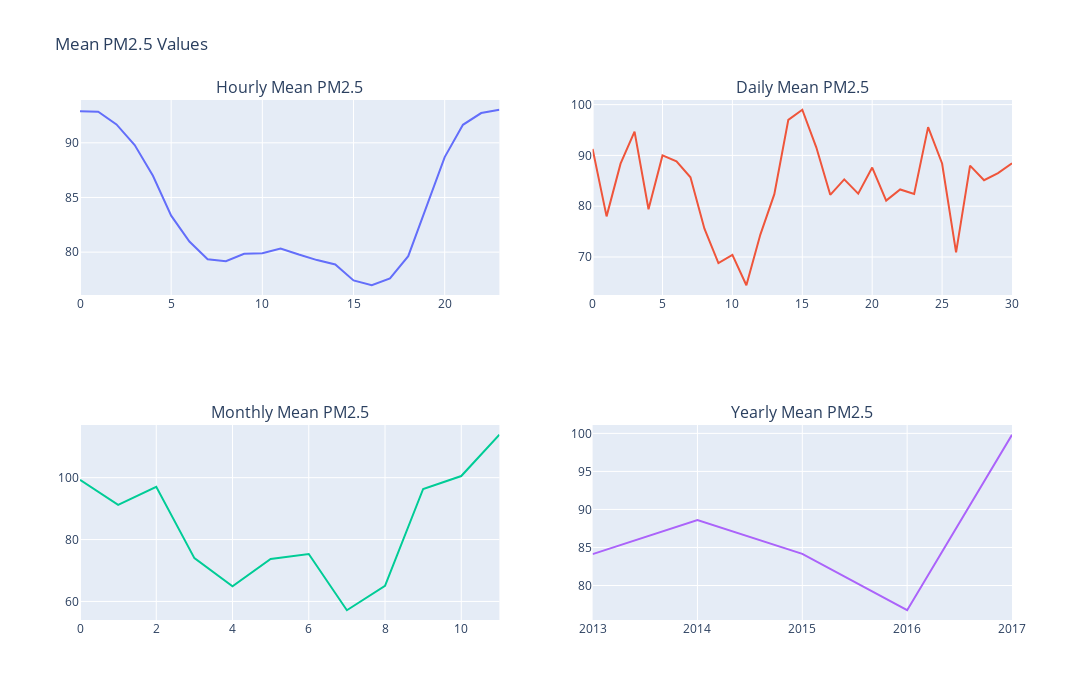

Notebook code for this chart:
### Markdown cell above
### Part 3. Fun Facts about the data original data (without log transform)

### Code cell
hourly_mean = df.groupby('hour')['PM2.5'].mean()

# Daily median
daily_mean = df.groupby(['day'])['PM2.5'].mean().reset_index()

# Monthly median
monthly_mean = df.groupby(['month'])['PM2.5'].mean().reset_index()

# Yearly median
yearly_mean = df.groupby('year')['PM2.5'].mean()

# Create subplots
fig = make_subplots(rows=2, cols=2, subplot_titles=("Hourly Mean PM2.5", "Daily Mean PM2.5", "Monthly Mean PM2.5", "Yearly Mean PM2.5"))

# Add traces to subplots
fig.add_trace(go.Scatter(x=hourly_mean.index, y=hourly_mean.values, mode='lines', name='Hourly Mean'), row=1, col=1)
fig.add_trace(go.Scatter(x=daily_mean.index, y=daily_mean['PM2.5'], mode='lines', name='Daily Mean'), row=1, col=2)
fig.add_trace(go.Scatter(x=monthly_mean.index, y=monthly_mean['PM2.5'], mode='lines', name='Monthly Mean'), row=2, col=1)
fig.add_trace(go.Scatter(x=yearly_mean.index, y=yearly_mean.values, mode='lines', name='Yearly Mean'), row=2, col=2)

# Update layout
fig.update_layout(height=700, width=1500, title_text="Mean PM2.5 Values", showlegend=False)

# Show plot
fig.show()

### Figure 1 — Plotly figure (JSON) as saved in the notebook; plotly's stock layout.template omitted (floating-point values rounded to 4 significant figures)
{"data": [{"mode": "lines", "name": "Hourly Mean", "type": "scatter", "x": [0, 1, 2, 3, 4, 5, 6, 7, 8, 9, 10, 11, 12, 13, 14, 15, 16, 17, 18, 19, 20, 21, 22, 23], "xaxis": "x", "y": [92.89, 92.84, 91.69, 89.8, 86.99, 83.34, 80.97, 79.35, 79.18, 79.86, 79.9, 80.33, 79.78, 79.27, 78.87, 77.41, 76.97, 77.6, 79.64, 84.16, 88.69, 91.64, 92.72, 93.02], "yaxis": "y"}, {"mode": "lines", "name": "Daily Mean", "type": "scatter", "x": [0, 1, 2, 3, 4, 5, 6, 7, 8, 9, 10, 11, 12, 13, 14, 15, 16, 17, 18, 19, 20, 21, 22, 23, 24, 25, 26, 27, 28, 29, 30], "xaxis": "x2", "y": [91.27, 78.0, 88.38, 94.7, 79.4, 90.0, 88.81, 85.71, 75.59, 68.8, 70.42, 64.44, 74.42, 82.37, 96.99, 98.99, 91.6, 82.24, 85.29, 82.47, 87.62, 81.11, 83.3, 82.39, 95.57, 88.41, 70.9, 88.0, 85.12, 86.54, 88.44], "yaxis": "y2"}, {"mode": "lines", "name": "Monthly Mean", "type": "scatter", "x": [0, 1, 2, 3, 4, 5, 6, 7, 8, 9, 10, 11], "xaxis": "x3", "y": [99.27, 91.21, 97.03, 74.0, 64.88, 73.71, 75.35, 57.15, 65.03, 96.34, 100.5, 113.9], "yaxis": "y3"}, {"mode": "lines", "name": "Yearly Mean", "type": "scatter", "x": [2013, 2014, 2015, 2016, 2017], "xaxis": "x4", "y": [84.12, 88.6, 84.16, 76.75, 99.82], "yaxis": "y4"}], "layout": {"annotations": [{"font": {"size": 16}, "showarrow": false, "text": "Hourly Mean PM2.5", "x": 0.225, "xanchor": "center", "xref": "paper", "y": 1, "yanchor": "bottom", "yref": "paper"}, {"font": {"size": 16}, "showarrow": false, "text": "Daily Mean PM2.5", "x": 0.775, "xanchor": "center", "xref": "paper", "y": 1, "yanchor": "bottom", "yref": "paper"}, {"font": {"size": 16}, "showarrow": false, "text": "Monthly Mean PM2.5", "x": 0.225, "xanchor": "center", "xref": "paper", "y": 0.375, "yanchor": "bottom", "yref": "paper"}, {"font": {"size": 16}, "showarrow": false, "text": "Yearly Mean PM2.5", "x": 0.775, "xanchor": "center", "xref": "paper", "y": 0.375, "yanchor": "bottom", "yref": "paper"}], "height": 700, "showlegend": false, "title": {"text": "Mean PM2.5 Values"}, "width": 1500, "xaxis": {"anchor": "y", "domain": [0, 0.45]}, "xaxis2": {"anchor": "y2", "domain": [0.55, 1]}, "xaxis3": {"anchor": "y3", "domain": [0, 0.45]}, "xaxis4": {"anchor": "y4", "domain": [0.55, 1]}, "yaxis": {"anchor": "x", "domain": [0.625, 1]}, "yaxis2": {"anchor": "x2", "domain": [0.625, 1]}, "yaxis3": {"anchor": "x3", "domain": [0, 0.375]}, "yaxis4": {"anchor": "x4", "domain": [0, 0.375]}}}
